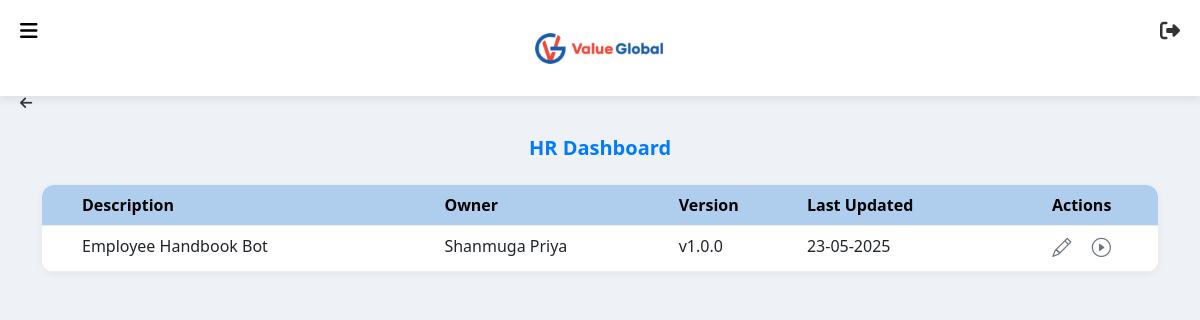
The app's page /dashboard/HR with its own data.
### tables this page shows
CREATE TABLE autogpt1 (
            id INTEGER PRIMARY KEY AUTOINCREMENT,
            business_function TEXT NOT NULL,
            gpt_name TEXT NOT NULL,
            description TEXT NOT NULL,
            prompt TEXT NOT NULL,
            template_file TEXT,
            timestamp TIMESTAMP DEFAULT CURRENT_TIMESTAMP,
            username TEXT NOT NULL,        
            role TEXT NOT NULL,
            version TEXT NOT NULL,
            input_expected TEXT NOT NULL,
            status
        , help_text TEXT);

### routes/dashboard/business_function_dashboard.py (the view)
@dashboard_bp.route('/dashboard/<business_function>')
def business_function_dashboard(business_function):
    query = request.args.get('query', '').strip()
    with sqlite3.connect('autogpt1.db') as conn:
        conn.row_factory = sqlite3.Row
        cur = conn.cursor()
        cur.execute(
            """
            SELECT id, business_function, gpt_name, version, timestamp, role
            FROM autogpt1
            WHERE business_function = ? AND status = 'Active'
        """, (business_function, ))
        prompts = cur.fetchall()
    user_data = []
    with sqlite3.connect('user4.db') as conn:
        conn.row_factory = sqlite3.Row
        cur = conn.cursor()
        cur.execute(
            "SELECT username, rolebase_gptname FROM user4 WHERE status = 'Active'"
        )
        users = cur.fetchall()
    merged_data = []
    for prompt in prompts:
        for user in users:
            entries = user["rolebase_gptname"].split(',')
            for entry in entries:
                parts = entry.strip().split('|')
                if len(parts) == 2 and parts[0] == business_function and parts[
                        1] == prompt["gpt_name"]:
                    merged_data.append({
                        "id": prompt["id"],
                        "version": prompt["version"],
                        "timestamp": prompt["timestamp"],
                        "username": user["username"],
                        "description": parts[1]  # e.g. "Standard Template"
                    })
    return render_template('dashboard/business_function_dashboard.html',
                           function=business_function,
                           query=query,
                           prompts=merged_data)

### templates/dashboard/business_function_dashboard.html (shortened to what this page needs)
<!DOCTYPE html>
<html lang="en">
<head>
    <link rel="stylesheet" href="https://cdn.jsdelivr.net/npm/bootstrap@5.3.0-alpha3/dist/css/bootstrap.min.css">
    <link rel="stylesheet" href="https://cdnjs.cloudflare.com/ajax/libs/bootstrap-icons/1.10.3/font/bootstrap-icons.min.css">
    <link rel="stylesheet" href="https://cdnjs.cloudflare.com/ajax/libs/font-awesome/6.4.2/css/all.min.css">
</head>
<body>
    <header class="header">
        <div class="menu-container" onclick="toggleDropdown()">
            <i class="fas fa-bars menu-icon"></i>
        </div>
        <div class="logo-container">
            <img src="{{ url_for('static', filename='LogoWhite.png') }}" alt="Logo" class="logo">
        </div>
        <div class="logout-container">
            <a href="{{ url_for('auth.index') }}" title="Log Out">
                <i class="fas fa-sign-out-alt logout-icon"></i>
            </a>
        </div>
    </header>
    <div class="back-icon-container">
        <a href="{{ url_for('dashboard.dashboard') }}" class="back-icon" title="Go Back">
            <i class="fas fa-arrow-left"></i>
        </a>
    </div>
    <div class="container">
        <h5>{{function}} Dashboard</h5>
        <table class="table">
            <thead>
                <tr>
                    <th>Description</th>
                    <th>Owner</th>
                    <th>Version</th>
                    <th>Last Updated</th>
                    <th class="actions">Actions</th>
                </tr>
            </thead>
            <tbody>
                {% if prompts %}
                {% for row in prompts %}
                <tr>
                    <td>{{ row['description'] }}</td>
                    <td>{{ row['username'] }}</td>
                    <td>{{ row['version'] }}</td>
                    <td>{{ row['timestamp'] }}</td>
                    <td class="actions">
                        <a href="{{ url_for('prompt.edit_autogpt', prompt_id=row['id']) }}" title="Edit"><i class="bi bi-pencil"></i></a>
                        <a href="{{ url_for('dashboard.run_autogpt', prompt_id=row['id']) }}" title="Run"><i class="bi bi-play-circle"></i></a>
                    </td>
                </tr>
                {% endfor %}
                {% else %}
                <tr>
                    <td colspan="5" class="text-center text-danger">No matching data found.</td>
                </tr>
                {% endif %}
            </tbody>
        </table>
    </div>
</body>
</html>

### templates/dashboard/business_function_dashboard.html (style rules this page uses)
body { font-family: 'Segoe UI', Tahoma, Geneva, Verdana, sans-serif; background-color: #eef2f7; color: #212529; }
.header { display: flex; justify-content: center; align-items: center; background-color: #ffffff; height: 12vh; padding: 10px 20px; box-shadow: 0px 2px 10px rgba(0, 0, 0, 0.1); position: relative; }
.menu-container { cursor: pointer; position: absolute; left: 20px; top: 20px; }
.menu-icon { font-size: 20px; color: black; }
.logo-container { flex-grow: 1; display: flex; justify-content: center; }
.logo { height: 35px; }
.logout-container { position: absolute; right: 20px; top: 20px; }
.logout-icon { font-size: 20px; color: #333; }
.container { margin-top: 40px; }
h5 { color: #007bff; font-weight: 600; text-align: center; margin-bottom: 25px; }
table { width: 100%; background-color: #fff; border-radius: 12px; overflow: hidden; box-shadow: 0px 2px 8px rgba(0, 0, 0, 0.05); }
th, td { padding: 12px 20px; border-bottom: 1px solid #eee; text-align: left; }
th:first-child, td:first-child { padding-left: 40px; }
th { background-color: #afceee !important; color: #000 !important; font-weight: 600; }
.actions { text-align: center; }
.actions i { font-size: 1.2rem; margin: 0 8px; cursor: pointer; color: #6c757d; }
.back-icon-container { position: absolute; top: 90px; left: 20px; }
.back-icon { font-size: 14px; color: #333; text-decoration: none; }

### records on screen
autogpt1: description "Employee Handbook Bot", username "Shanmuga Priya", version "v1.0.0", timestamp "23-05-2025"

### other values on screen
{{ function }} "HR"
